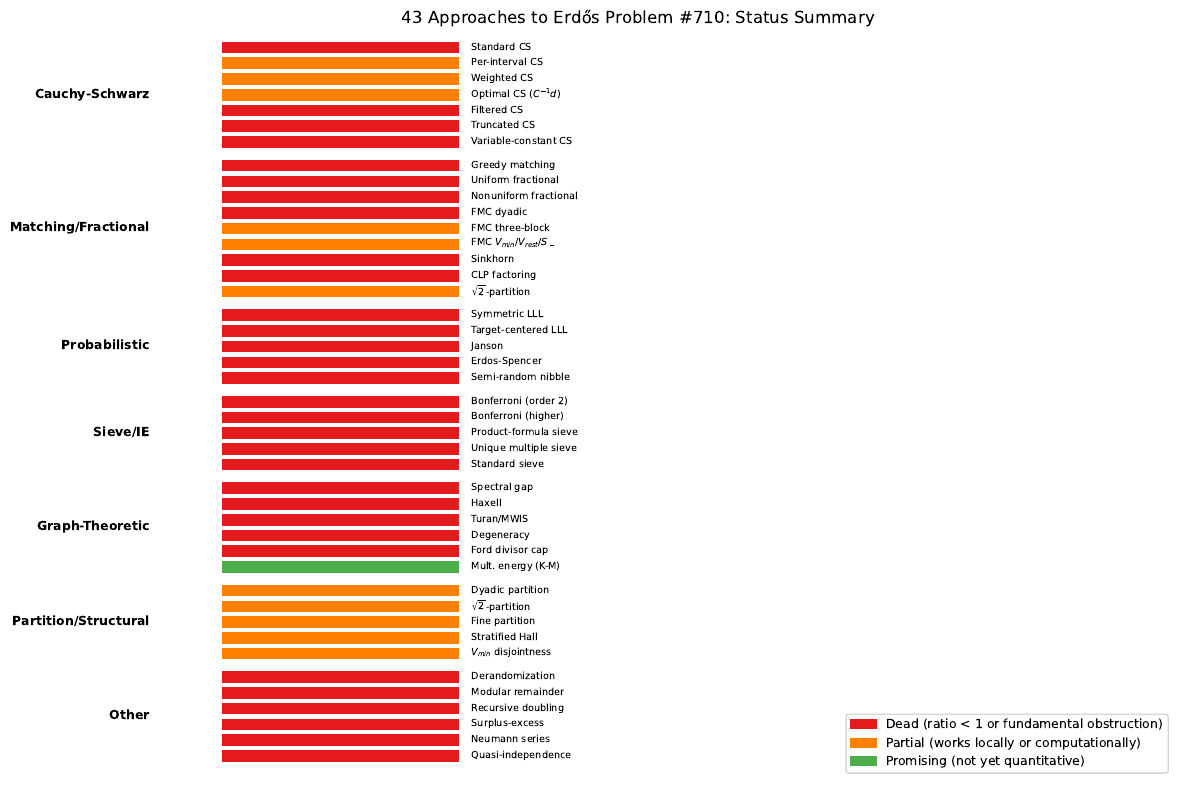

Here is the Python script that generated this plot:
#!/usr/bin/env python3
"""Figure 10: Visual summary heatmap of 43 approaches by category and outcome."""
import matplotlib.pyplot as plt
import matplotlib.patches as mpatches
import numpy as np

categories = [
    'Cauchy-Schwarz',
    'Matching/Fractional',
    'Probabilistic',
    'Sieve/IE',
    'Graph-Theoretic',
    'Partition/Structural',
    'Other',
]

# (approach_name, category_idx, outcome)
# outcome: 'dead' = totally dead, 'partial' = works partially, 'promising' = promising direction
approaches = [
    ('Standard CS', 0, 'dead'),
    ('Per-interval CS', 0, 'partial'),
    ('Weighted CS', 0, 'partial'),
    ('Optimal CS ($C^{-1}d$)', 0, 'partial'),
    ('Filtered CS', 0, 'dead'),
    ('Truncated CS', 0, 'dead'),
    ('Variable-constant CS', 0, 'dead'),
    ('Greedy matching', 1, 'dead'),
    ('Uniform fractional', 1, 'dead'),
    ('Nonuniform fractional', 1, 'dead'),
    ('FMC dyadic', 1, 'dead'),
    ('FMC three-block', 1, 'partial'),
    ('FMC $V_{min}/V_{rest}/S_-$', 1, 'partial'),
    ('Sinkhorn', 1, 'dead'),
    ('CLP factoring', 1, 'dead'),
    (r'$\sqrt{2}$-partition', 1, 'partial'),
    ('Symmetric LLL', 2, 'dead'),
    ('Target-centered LLL', 2, 'dead'),
    ('Janson', 2, 'dead'),
    ('Erdos-Spencer', 2, 'dead'),
    ('Semi-random nibble', 2, 'dead'),
    ('Bonferroni (order 2)', 3, 'dead'),
    ('Bonferroni (higher)', 3, 'dead'),
    ('Product-formula sieve', 3, 'dead'),
    ('Unique multiple sieve', 3, 'dead'),
    ('Standard sieve', 3, 'dead'),
    ('Spectral gap', 4, 'dead'),
    ('Haxell', 4, 'dead'),
    ('Turan/MWIS', 4, 'dead'),
    ('Degeneracy', 4, 'dead'),
    ('Ford divisor cap', 4, 'dead'),
    ('Mult. energy (K-M)', 4, 'promising'),
    ('Dyadic partition', 5, 'partial'),
    (r'$\sqrt{2}$-partition', 5, 'partial'),
    ('Fine partition', 5, 'partial'),
    ('Stratified Hall', 5, 'partial'),
    ('$V_{min}$ disjointness', 5, 'partial'),
    ('Derandomization', 6, 'dead'),
    ('Modular remainder', 6, 'dead'),
    ('Recursive doubling', 6, 'dead'),
    ('Surplus-excess', 6, 'dead'),
    ('Neumann series', 6, 'dead'),
    ('Quasi-independence', 6, 'dead'),
]

color_map = {'dead': '#e41a1c', 'partial': '#ff7f00', 'promising': '#4daf4a'}

fig, ax = plt.subplots(figsize=(12, 8))

y_pos = 0
yticks, ylabels = [], []
for cat_idx, cat in enumerate(categories):
    cat_approaches = [(name, out) for name, ci, out in approaches if ci == cat_idx]
    for i, (name, outcome) in enumerate(cat_approaches):
        ax.barh(y_pos, 1, color=color_map[outcome], edgecolor='white', linewidth=0.5)
        ax.text(1.05, y_pos, name, va='center', fontsize=7)
        yticks.append(y_pos)
        y_pos += 1
    y_pos += 0.5  # gap between categories

# Category labels
y_pos = 0
for cat_idx, cat in enumerate(categories):
    cat_approaches = [(name, out) for name, ci, out in approaches if ci == cat_idx]
    mid = y_pos + len(cat_approaches) / 2 - 0.5
    ax.text(-0.3, mid, cat, va='center', ha='right', fontsize=9, fontweight='bold')
    y_pos += len(cat_approaches) + 0.5

legend_patches = [
    mpatches.Patch(color='#e41a1c', label='Dead (ratio < 1 or fundamental obstruction)'),
    mpatches.Patch(color='#ff7f00', label='Partial (works locally or computationally)'),
    mpatches.Patch(color='#4daf4a', label='Promising (not yet quantitative)'),
]
ax.legend(handles=legend_patches, loc='lower right', fontsize=9)

ax.set_xlim(-0.5, 4)
ax.set_ylim(-1, y_pos)
ax.invert_yaxis()
ax.set_xticks([])
ax.set_yticks([])
ax.set_title('43 Approaches to Erdős Problem #710: Status Summary', fontsize=12)
ax.spines['top'].set_visible(False)
ax.spines['right'].set_visible(False)
ax.spines['bottom'].set_visible(False)
ax.spines['left'].set_visible(False)

fig.tight_layout()
fig.savefig('fig_approach_summary.png', dpi=150, bbox_inches='tight')
fig.savefig('fig_approach_summary.pdf', bbox_inches='tight')
print("Saved fig_approach_summary.{png,pdf}")
